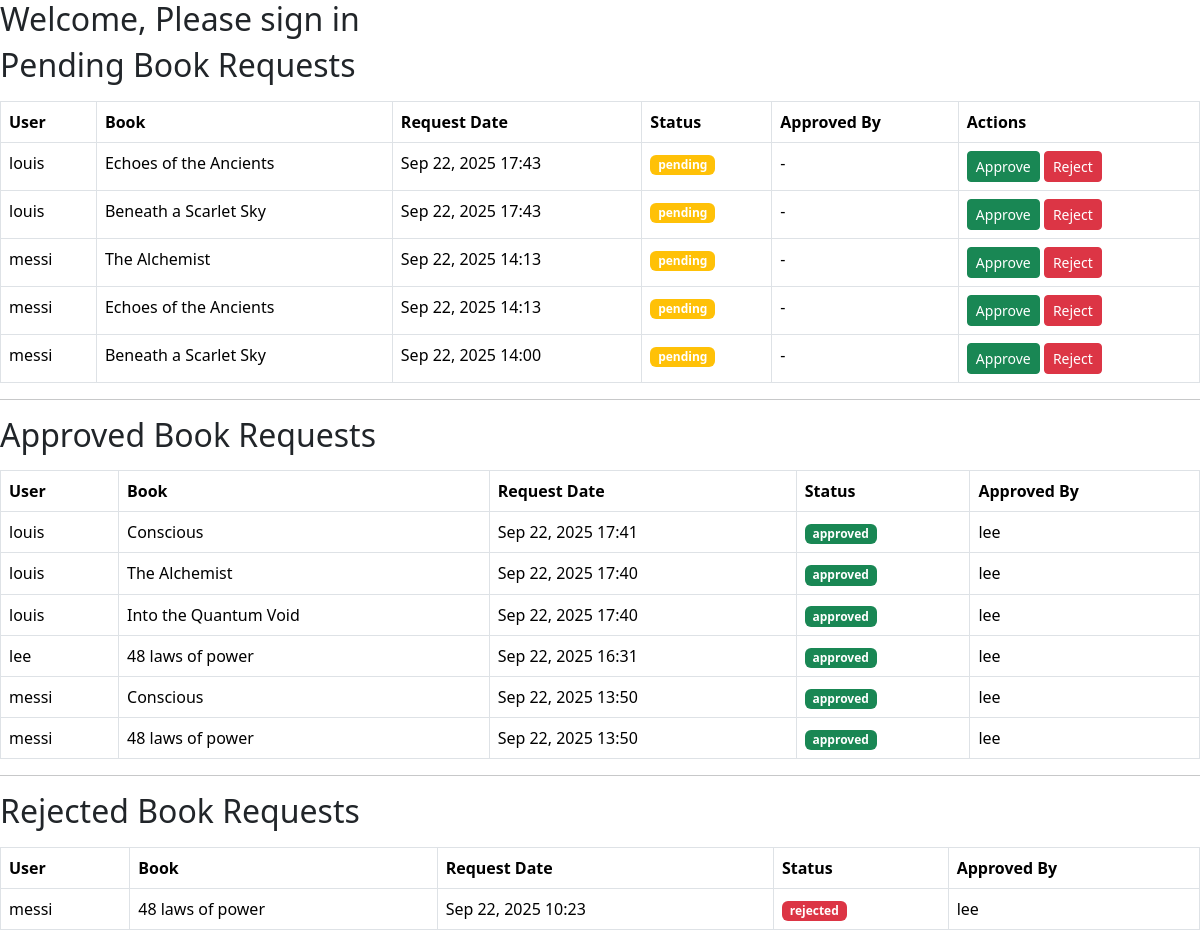
The app's page /library/manage_requests/ (signed in) with its own data.
### library_app/models.py (models this page shows, shortened)
class BookRequest(models.Model):
    STATUS_CHOICES = (
        ('pending', 'Pending'),
        ('approved', 'Approved'),
        ('rejected', 'Rejected'),
    )
    user = models.ForeignKey(User, on_delete=models.CASCADE)
    book = models.ForeignKey(Book, on_delete=models.CASCADE)
    request_date = models.DateTimeField(default=timezone.now)
    status = models.CharField(max_length=10, choices=STATUS_CHOICES, default='pending')
    approved_by = models.ForeignKey(User, on_delete=models.SET_NULL, null=True, blank=True, related_name='approved_requests')

class Book(models.Model):
    title = models.CharField(max_length=255)
    author = models.CharField(max_length=255)
    isbn = models.CharField(max_length=13, unique=True)
    category = models.CharField(max_length=100)
    description = models.TextField(blank=True)  # NEW field
    total_copies = models.PositiveIntegerField()
    available_copies = models.PositiveIntegerField()
    added_by = models.ForeignKey(User, on_delete=models.SET_NULL, null=True, blank=True)  # NEW field
    publisher = models.ForeignKey('Publisher', on_delete=models.SET_NULL, null=True, blank=True)  # NEW field
    created_at = models.DateTimeField(auto_now_add=True)
    updated_at = models.DateTimeField(auto_now=True)

### library_app/views.py (the view)
# urls.py: path('manage_requests/', manage_requests, name='manage_requests'),
@staff_member_required
@login_required
def manage_requests(request):
    pending_requests = BookRequest.objects.filter(status='pending').order_by('-request_date')
    approved_requests = BookRequest.objects.filter(status='approved').order_by('-request_date')
    rejected_requests = BookRequest.objects.filter(status='rejected').order_by('-request_date')
    context = {
        'title': 'Manage Book Requests',
        'pending_requests': pending_requests,
        'approved_requests': approved_requests,
        'rejected_requests': rejected_requests,
    }
    return render(request, 'library_app/manage_requests.html', context)

### library_app/templates/library_app/manage_requests.html
{% extends 'base.html' %} {% block content %}
<h2 class="mb-3">Pending Book Requests</h2>
{% if pending_requests %}
<table class="table table-bordered">
  <thead>
    <tr>
      <th>User</th>
      <th>Book</th>
      <th>Request Date</th>
      <th>Status</th>
      <th>Approved By</th>
      <th>Actions</th>
    </tr>
  </thead>
  <tbody>
    {% for req in pending_requests %}
    <tr>
      <td>{{ req.user.username }}</td>
      <td>{{ req.book.title }}</td>
      <td>{{ req.request_date|date:"M d, Y H:i" }}</td>
      <td><span class="badge bg-warning">{{ req.status }}</span></td>
      <td>
        <span
          >{% if req.approved_by %} {{ req.approved_by.username }} {% else %} -
          {% endif %}</span
        >
      </td>
      <td>
        <a
          href="{% url 'approve_request' req.id %}"
          class="btn btn-success btn-sm"
          >Approve</a
        >
        <a
          href="{% url 'reject_request' req.id %}"
          class="btn btn-danger btn-sm"
          >Reject</a
        >
      </td>
    </tr>
    {% endfor %}
  </tbody>
</table>
{% else %}
<p>No pending requests.</p>
{% endif %}
<hr />
<h2 class="mb-3">Approved Book Requests</h2>
{% if approved_requests %}
<table class="table table-bordered">
  <thead>
    <tr>
      <th>User</th>
      <th>Book</th>
      <th>Request Date</th>
      <th>Status</th>
      <th>Approved By</th>
    </tr>
  </thead>
  <tbody>
    {% for req in approved_requests %}
    <tr>
      <td>{{ req.user.username }}</td>
      <td>{{ req.book.title }}</td>
      <td>{{ req.request_date|date:"M d, Y H:i" }}</td>
      <td><span class="badge bg-success">{{ req.status }}</span></td>
      <td>
        <span
          >{% if req.approved_by %} {{ req.approved_by.username }} {% else %} -
          {% endif %}</span
        >
      </td>
    </tr>
    {% endfor %}
  </tbody>
</table>
{% else %}
<p>No approved requests.</p>
{% endif %}
<hr />
<h2 class="mb-3">Rejected Book Requests</h2>
{% if rejected_requests %}
<table class="table table-bordered">
  <thead>
    <tr>
      <th>User</th>
      <th>Book</th>
      <th>Request Date</th>
      <th>Status</th>
      <th>Approved By</th>
    </tr>
  </thead>
  <tbody>
    {% for req in rejected_requests %}
    <tr>
      <td>{{ req.user.username }}</td>
      <td>{{ req.book.title }}</td>
      <td>{{ req.request_date|date:"M d, Y H:i" }}</td>
      <td><span class="badge bg-danger">{{ req.status }}</span></td>
      <td>
        <span
          >{% if req.approved_by %} {{ req.approved_by.username }} {% else %} -
          {% endif %}</span
        >
      </td>
    </tr>
    {% endfor %}
  </tbody>
</table>
{% else %}
<p>No rejected requests.</p>
{% endif %} {% endblock %}

### records on screen
BookRequest: user.username "louis", book "Echoes of the Ancients", request_date "Sep 22, 2025 17:43", status "pending"
BookRequest: user.username "louis", book "Beneath a Scarlet Sky", request_date "Sep 22, 2025 17:43", status "pending"
BookRequest: user.username "messi", book "The Alchemist", request_date "Sep 22, 2025 14:13", status "pending"
BookRequest: user.username "messi", book "Echoes of the Ancients", request_date "Sep 22, 2025 14:13", status "pending"
BookRequest: user.username "messi", book "Beneath a Scarlet Sky", request_date "Sep 22, 2025 14:00", status "pending"
BookRequest: user.username "louis", book "Conscious", request_date "Sep 22, 2025 17:41", status "approved", approved_by.username "lee"
BookRequest: user.username "louis", book "The Alchemist", request_date "Sep 22, 2025 17:40", status "approved", approved_by.username "lee"
BookRequest: user.username "louis", book "Into the Quantum Void", request_date "Sep 22, 2025 17:40", status "approved", approved_by.username "lee"
BookRequest: user.username "lee", book "48 laws of power", request_date "Sep 22, 2025 16:31", status "approved", approved_by.username "lee"
BookRequest: user.username "messi", book "Conscious", request_date "Sep 22, 2025 13:50", status "approved", approved_by.username "lee"
BookRequest: user.username "messi", book "48 laws of power", request_date "Sep 22, 2025 13:50", status "approved", approved_by.username "lee"
BookRequest: user.username "messi", book "48 laws of power", request_date "Sep 22, 2025 10:23", status "rejected", approved_by.username "lee"
